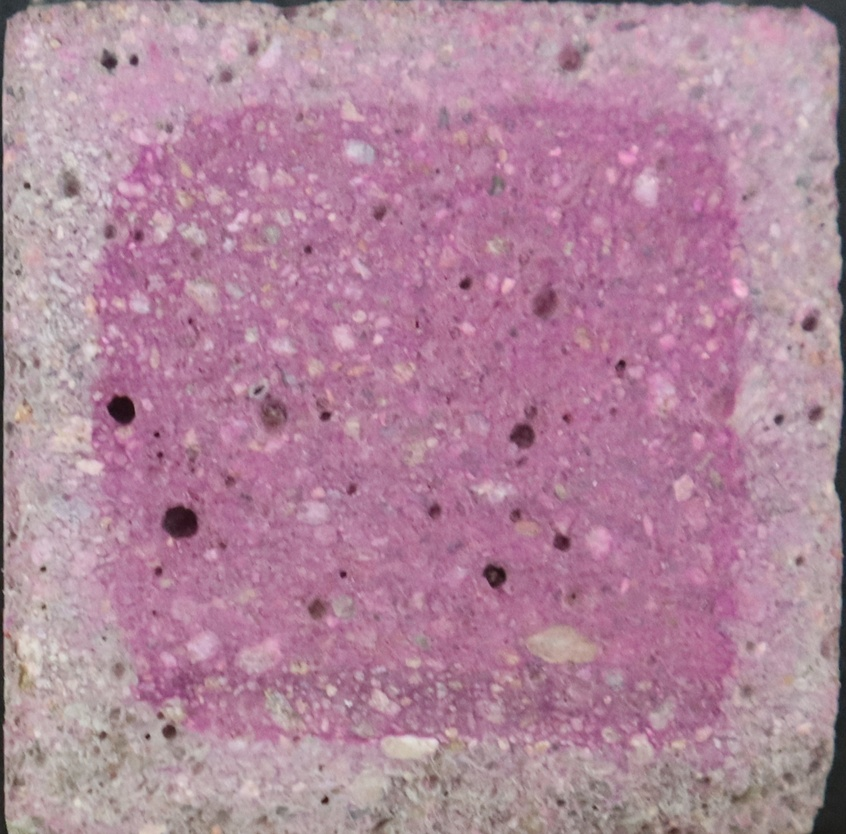
#> input picture test_images/9-3AC-12CC.JPG, 846 x 834 px, shrunk from 1756 x 1731 before the run, found by its file name
$ python final_file.py
#> lines starting #> are read from the running program, lines starting #| are printed output that depends on the picture; after the words box and inside, x2 and y2 are one past the last pixel; in counts of white or black regions, pixels touching at a corner belong together; long printed decimals are rounded
import cv2
import numpy as np
import matplotlib.pyplot as plt
import os
from scipy import ndimage
from skimage import morphology, measure
from pathlib import Path

class ConcreteCarbonationAnalyzer:
    """
    Implements image-processing technique to detect carbonation regions of concrete
    sprayed with phenolphthalein solution (Choi et al., 2017)
    """

    def __init__(self, image_path, reference_side_mm=50):
        """
        Initialize analyzer with image and reference measurement

        Args:
            image_path: Path to concrete block image
            reference_side_mm: Reference side length in mm (user provides this)
        """
        self.image_path = image_path
        self.reference_side_mm = reference_side_mm
        self.original_image = cv2.imread(image_path)
        self.original_image_rgb = cv2.cvtColor(self.original_image, cv2.COLOR_BGR2RGB)

        self.green_channel = None
        self.binary_green = None
        self.complementary = None
        self.holes_filled = None
        self.cleaned_binary = None
        self.convex_hull_result = None
        self.final_carbonated = None
        self.pixel_to_mm_ratio = None
        self.concrete_boundary = None

        # Create output directory
        self.output_dir = Path("carbonation_analysis_output")
        self.output_dir.mkdir(exist_ok=True)

    def save_step(self, image, step_name):
        """Save intermediate processing step as image"""
        output_path = self.output_dir / f"{step_name}.png"
        if len(image.shape) == 2:  # Grayscale
            cv2.imwrite(str(output_path), image * 255 if image.max() <= 1 else image)
        else:  # Color
            cv2.imwrite(str(output_path), image)
        print(f"✓ Saved: {step_name}.png")
        return output_path

    def step1_detect_concrete_boundary(self):
        """
        Step 1: Detect concrete block boundaries using color-based segmentation
        Returns pixel dimensions to establish pixel-to-mm ratio
        """
        print("\n" + "="*60)
        print("STEP 1: DETECT CONCRETE BLOCK BOUNDARY")
        print("="*60)

        # Convert to HSV for better color detection
        hsv = cv2.cvtColor(self.original_image, cv2.COLOR_BGR2HSV)

        # Create mask for concrete (light gray areas)
        # Concrete is typically light gray
        lower_concrete = np.array([0, 0, 100])
        upper_concrete = np.array([180, 50, 255])
        mask_concrete = cv2.inRange(hsv, lower_concrete, upper_concrete)

        # Also include the purple/magenta areas (non-carbonated)
        lower_purple = np.array([130, 50, 50])
        upper_purple = np.array([160, 255, 255])
        mask_purple = cv2.inRange(hsv, lower_purple, upper_purple)

        combined_mask = cv2.bitwise_or(mask_concrete, mask_purple)

        # Morphological operations to clean the mask
        kernel = cv2.getStructuringElement(cv2.MORPH_ELLIPSE, (15, 15))
        combined_mask = cv2.morphologyEx(combined_mask, cv2.MORPH_CLOSE, kernel)
        combined_mask = cv2.morphologyEx(combined_mask, cv2.MORPH_OPEN, kernel)

        # Find contours
        contours, _ = cv2.findContours(combined_mask, cv2.RETR_EXTERNAL, cv2.CHAIN_APPROX_SIMPLE)

        if contours:
            # Get largest contour (the concrete block)
            largest_contour = max(contours, key=cv2.contourArea)
            self.concrete_boundary = largest_contour

            # Fit rectangle to get approximate dimensions
            rect = cv2.minAreaRect(largest_contour)
            box = cv2.boxPoints(rect)
            box = np.int0(box)

            # Get side lengths
            side1 = np.linalg.norm(box[0] - box[1])
            side2 = np.linalg.norm(box[1] - box[2])

            # Calculate pixel-to-mm ratio (user provides one reference side as 50mm)
            detected_pixel_side = max(side1, side2)
            self.pixel_to_mm_ratio = self.reference_side_mm / detected_pixel_side

            print(f"Detected pixel side length: {detected_pixel_side:.2f} pixels")
            print(f"Reference side: {self.reference_side_mm} mm")
            print(f"Pixel-to-mm ratio: {self.pixel_to_mm_ratio:.6f} mm/pixel")

            # Visualize boundary detection
            boundary_viz = self.original_image_rgb.copy()
            cv2.drawContours(boundary_viz, [largest_contour], 0, (0, 255, 0), 3)

            self.save_step(boundary_viz, "01_concrete_boundary_detected")
            self._display_step(boundary_viz, "Concrete Block Boundary Detected")

            return True
        else:
            print("⚠ Warning: Could not detect concrete boundary")
            return False

    def step2_extract_green_channel(self):
        """
        Step 2: Extract green channel from original image
        Green is complementary to magenta (non-carbonated color)
        """
        print("\n" + "="*60)
        print("STEP 2: EXTRACT GREEN CHANNEL")
        print("="*60)

        # Convert BGR to RGB then extract green
        self.green_channel = self.original_image_rgb[:, :, 1]  # Green channel

        print(f"Green channel shape: {self.green_channel.shape}")
        print(f"Green channel range: [{self.green_channel.min()}, {self.green_channel.max()}]")

        # Visualize
        green_viz = np.zeros_like(self.original_image_rgb)
        green_viz[:, :, 1] = self.green_channel
        self.save_step(green_viz, "02_green_channel_extracted")
        self._display_step(green_viz, "Green Channel Extracted\n(High values = Non-carbonated, Low values = Carbonated)")

        return self.green_channel

    def step3_otsu_thresholding(self):
        """
        Step 3: Apply Otsu's thresholding to binary image
        Separates carbonated (white) from non-carbonated (black)
        """
        print("\n" + "="*60)
        print("STEP 3: OTSU'S THRESHOLDING")
        print("="*60)

        # Apply Otsu's method
        threshold_value, self.binary_green = cv2.threshold(
            self.green_channel, 0, 255, cv2.THRESH_BINARY + cv2.THRESH_OTSU
        )

        print(f"Otsu threshold value: {threshold_value}")
        print(f"Binary image range: [{self.binary_green.min()}, {self.binary_green.max()}]")

        # Convert to 0-1 range for further processing
        self.binary_green = self.binary_green.astype(np.uint8) // 255

        # Visualize
        binary_viz = np.zeros_like(self.original_image_rgb)
        binary_viz[self.binary_green == 1] = [255, 255, 255]
        binary_viz[self.binary_green == 0] = [0, 0, 0]

        self.save_step(binary_viz, "03_binary_otsu_thresholded")
        self._display_step(binary_viz, "Binary Image (Otsu Thresholding)\nWhite = Carbonated, Black = Non-carbonated")

        return self.binary_green

    def step4_fill_holes_noncarbonated(self):
        """
        Step 4: Fill holes in non-carbonated region (morphological analysis)
        Invert binary image, fill holes, then invert back
        """
        print("\n" + "="*60)
        print("STEP 4: FILL HOLES IN NON-CARBONATED REGION")
        print("="*60)

        # Invert to work with non-carbonated regions (white)
        inverted = 1 - self.binary_green

        # Fill holes using scipy
        self.holes_filled = ndimage.binary_fill_holes(inverted)

        print(f"Holes filled in non-carbonated region")
        print(f"Filled region shape: {self.holes_filled.shape}")

        # Visualize
        filled_viz = np.zeros_like(self.original_image_rgb)
        filled_viz[self.holes_filled == 1] = [255, 255, 255]  # Non-carbonated in white
        filled_viz[self.holes_filled == 0] = [0, 0, 0]        # Carbonated in black

        self.save_step(filled_viz, "04_holes_filled_noncarbonated")
        self._display_step(filled_viz, "After Filling Holes\nWhite = Non-carbonated, Black = Carbonated")

        return self.holes_filled

    def step5_eliminate_external_objects(self):
        """
        Step 5: Remove small objects and objects outside non-carbonated region
        Keep only the largest connected component (main non-carbonated region)
        """
        print("\n" + "="*60)
        print("STEP 5: ELIMINATE EXTERNAL OBJECTS")
        print("="*60)

        # Label connected components
        labeled_array, num_features = ndimage.label(self.holes_filled)

        print(f"Number of connected components: {num_features}")

        # Get size of each component
        sizes = ndimage.sum(self.holes_filled, labeled_array, range(num_features + 1))

        # Keep only largest component
        largest_label = np.argmax(sizes)
        self.cleaned_binary = (labeled_array == largest_label)

        print(f"Largest component label: {largest_label}")
        print(f"Largest component size: {sizes[largest_label]} pixels")
        print(f"Total non-carbonated area: {np.sum(self.cleaned_binary)} pixels")

        # Visualize
        cleaned_viz = np.zeros_like(self.original_image_rgb)
        cleaned_viz[self.cleaned_binary == 1] = [255, 255, 255]  # Non-carbonated
        cleaned_viz[self.cleaned_binary == 0] = [0, 0, 0]        # Carbonated

        self.save_step(cleaned_viz, "05_external_objects_eliminated")
        self._display_step(cleaned_viz, "After Eliminating External Objects\nWhite = Non-carbonated, Black = Carbonated")

        return self.cleaned_binary

    def step6_convex_hull_secondary_detection(self):
        """
        Step 6: Apply convex hull for secondary detection
        Improves accuracy by removing false detections based on convexity of carbonation
        """
        print("\n" + "="*60)
        print("STEP 6: CONVEX HULL SECONDARY DETECTION")
        print("="*60)

        # Find contour of non-carbonated region
        contours, _ = cv2.findContours(self.cleaned_binary.astype(np.uint8),
                                       cv2.RETR_EXTERNAL, cv2.CHAIN_APPROX_SIMPLE)

        if not contours:
            print("⚠ No contours found")
            self.convex_hull_result = self.cleaned_binary
            return self.cleaned_binary

        # Get largest contour
        largest_contour = max(contours, key=cv2.contourArea)

        # Compute convex hull
        hull = cv2.convexHull(largest_contour)

        # Create mask from convex hull
        convex_mask = np.zeros_like(self.cleaned_binary)
        cv2.drawContours(convex_mask, [hull], 0, 1, -1)

        # Final carbonated region is inside convex hull but not in cleaned region
        self.convex_hull_result = convex_mask

        print(f"Convex hull applied successfully")
        print(f"Convex hull area: {np.sum(convex_mask)} pixels")

        # Visualize convex hull
        hull_viz = np.zeros_like(self.original_image_rgb)
        hull_viz[convex_mask == 1] = [255, 255, 255]  # Non-carbonated in convex hull
        hull_viz[self.cleaned_binary == 1] = [0, 255, 0]  # Actually non-carbonated in green

        self.save_step(hull_viz, "06_convex_hull_applied")
        self._display_step(hull_viz, "Convex Hull Applied (Secondary Detection)\nGreen = Confirmed Non-carbonated")

        return self.convex_hull_result

    # [148 lines left out: functions step7_calculate_carbonation_metrics, step8_visualize_side_lengths, step9_create_final_composite, not called in this run]

    def _display_step(self, image, title):
        """Display intermediate step in console-friendly way"""
        print(f"\n→ {title}")
        print(f"   Image shape: {image.shape}")

    def run_complete_analysis(self):
        """Execute complete analysis pipeline"""
        print("\n" + "#"*60)
        print("CONCRETE CARBONATION DETECTION ANALYSIS")
        print("Based on: Choi et al., 2017")
        print("#"*60)

        # Execute all steps
        self.step1_detect_concrete_boundary()
        if self.pixel_to_mm_ratio is None:
            print("❌ Failed to establish pixel-to-mm ratio. Exiting.")
            return None

        self.step2_extract_green_channel()
        self.step3_otsu_thresholding()
        self.step4_fill_holes_noncarbonated()
        self.step5_eliminate_external_objects()
        self.step6_convex_hull_secondary_detection()

        metrics = self.step7_calculate_carbonation_metrics()
        sides = self.step8_visualize_side_lengths()
        composite = self.step9_create_final_composite()

        print("\n" + "#"*60)
        print("ANALYSIS COMPLETE")
        print(f"All outputs saved to: {self.output_dir.absolute()}")
        print("#"*60)

        return {
            'metrics': metrics,
            'sides': sides,
            'composite': composite,
            'pixel_to_mm_ratio': self.pixel_to_mm_ratio
        }


def main():
    """Main execution function"""
    # Example usage
    image_files = ['test_images\6_3AC_12CC.jpg', 'test_images\9-3AC-12CC.jpg', 'test_images\6_3AC_12CC.jpg', 'test_images\9-12CC.jpg']

    for image_file in image_files:
        if os.path.exists(image_file):
            print(f"\n\n{'*'*80}")
            print(f"Processing: {image_file}")
            print(f"{'*'*80}")

            analyzer = ConcreteCarbonationAnalyzer(
                image_path=image_file,
                reference_side_mm=50
            )
            results = analyzer.run_complete_analysis()
            break  # Process first available image
    else:
        print("❌ No image files found. Please provide concrete images.")
#> this loop made 2 passes
#| Detected pixel side length: 845.00 pixels
#| Pixel-to-mm ratio: 0.05917 mm/pixel
#| Green channel range: [9, 225]
#| Otsu threshold value: 136.0
#| Binary image range: [0, 255]
#| Number of connected components: 845
#| Largest component label: 127
#| Largest component size: 395239.0 pixels
#| Total non-carbonated area: 395239 pixels
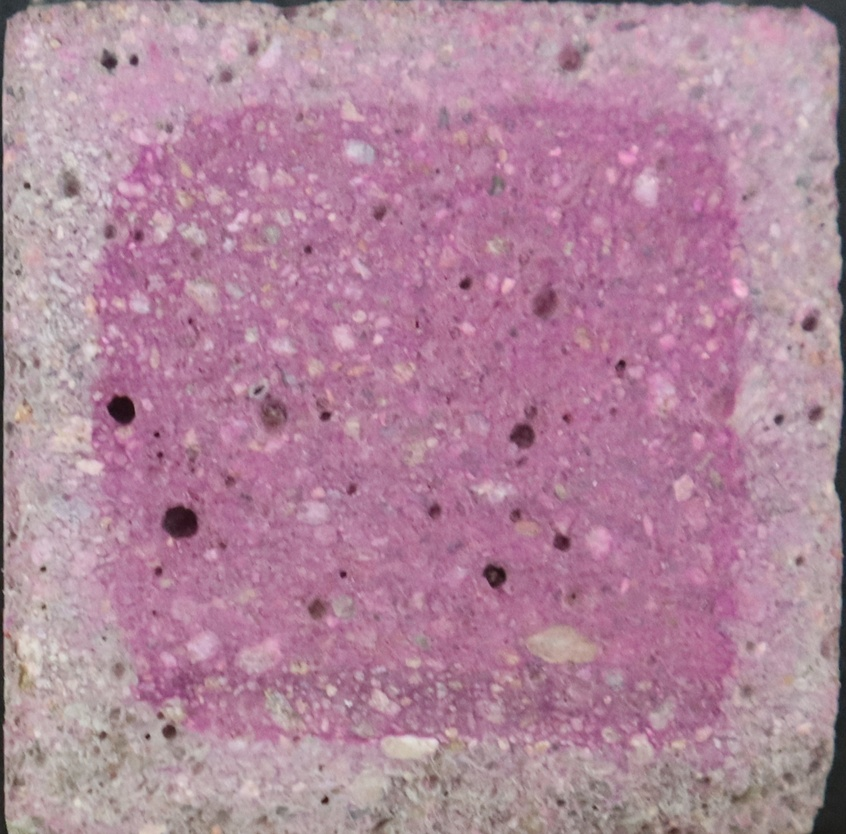
#> input picture test_images/9-3AC-12CC.JPG, 846 x 834 px, shrunk from 1756 x 1731 before the run, found by its file name
#> pass 2, in step1_detect_concrete_boundary, `mask_concrete = cv2.inRange(hsv, lower_concrete, upper_concrete)`:
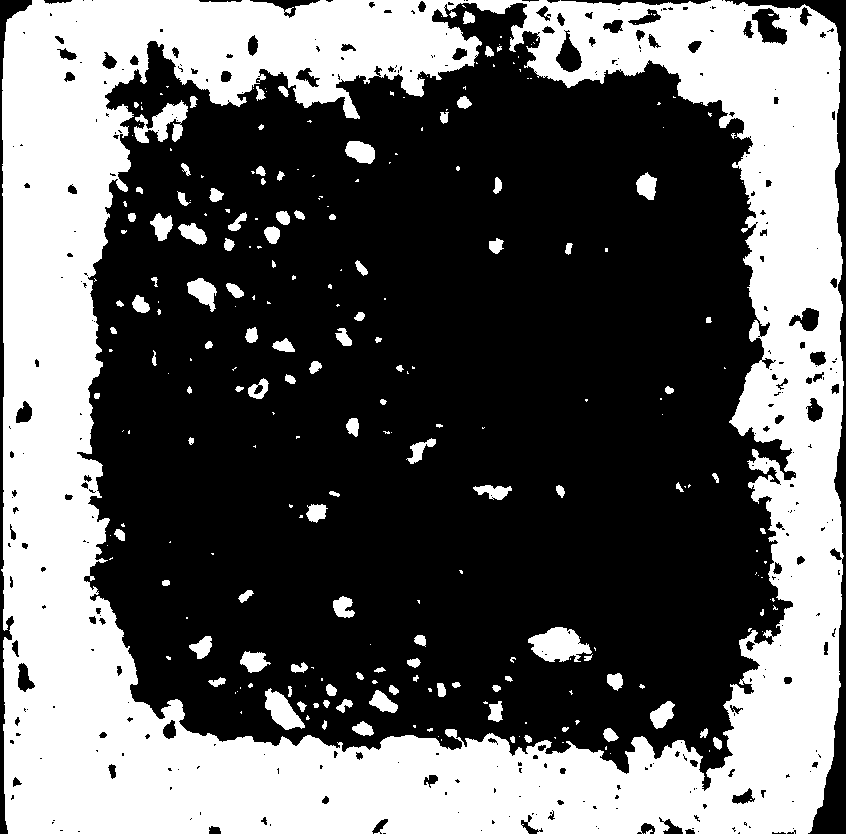
#> mask_concrete: shape (834, 846); 38.4% white; 262 white regions (152 under 20 px), largest, box (x1, y1, x2, y2) and area: (1, 0, 844, 834) 254624, (528, 627, 592, 662) 1433, (134, 100, 188, 143) 1126
#> pass 2, in step1_detect_concrete_boundary, `mask_purple = cv2.inRange(hsv, lower_purple, upper_purple)`:
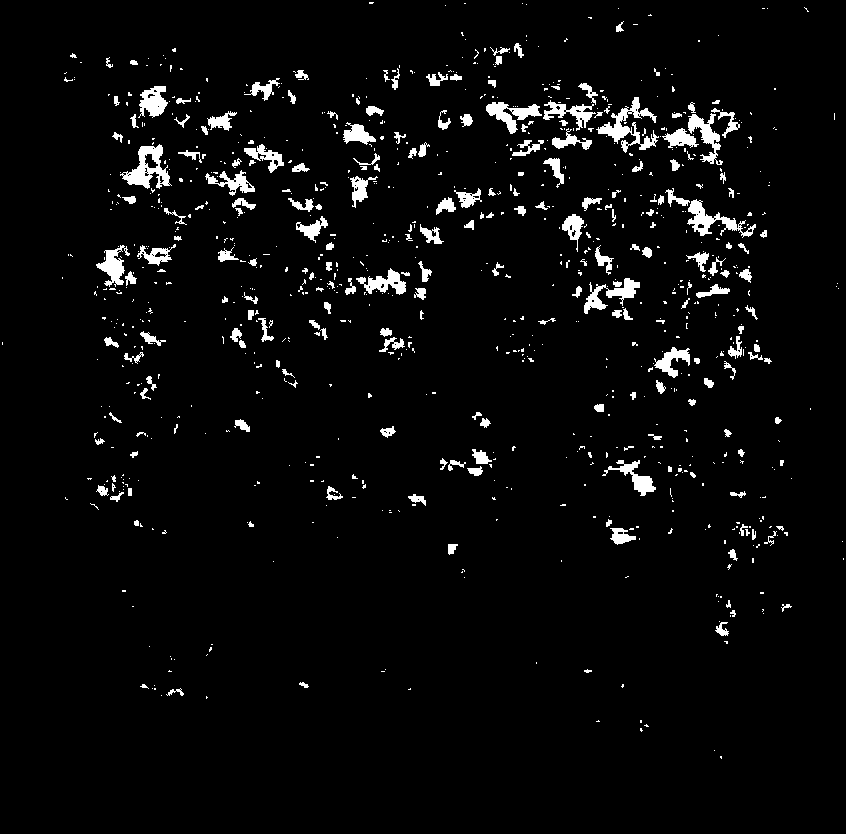
#> mask_purple: shape (834, 846); 3.9% white; 912 white regions (696 under 20 px), largest, box (x1, y1, x2, y2) and area: (596, 97, 659, 153) 1074, (120, 144, 172, 189) 999, (687, 199, 756, 238) 833


if __name__ == "__main__":
#> (the run stopped early here; a loop or call above may not have finished)
